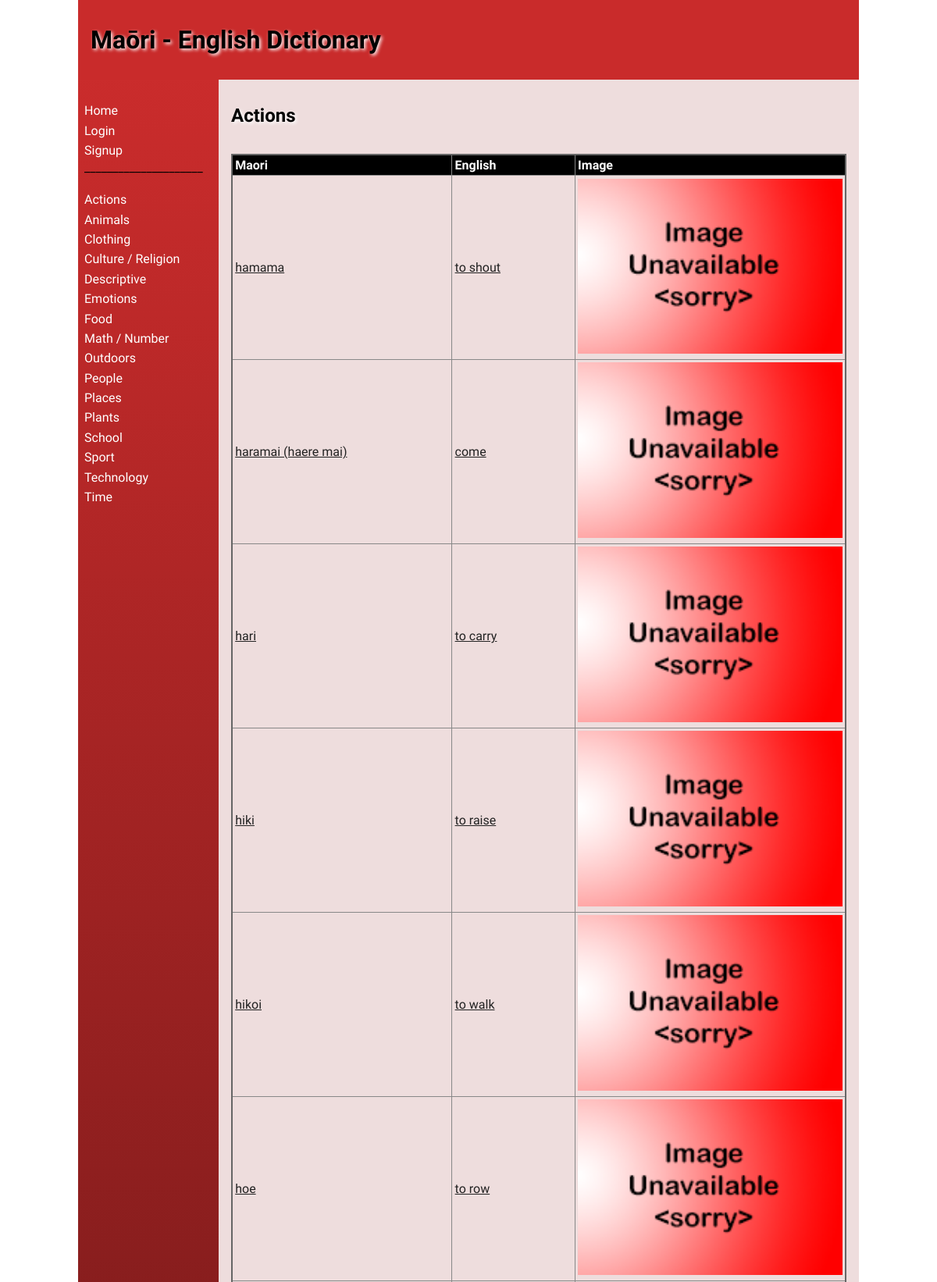
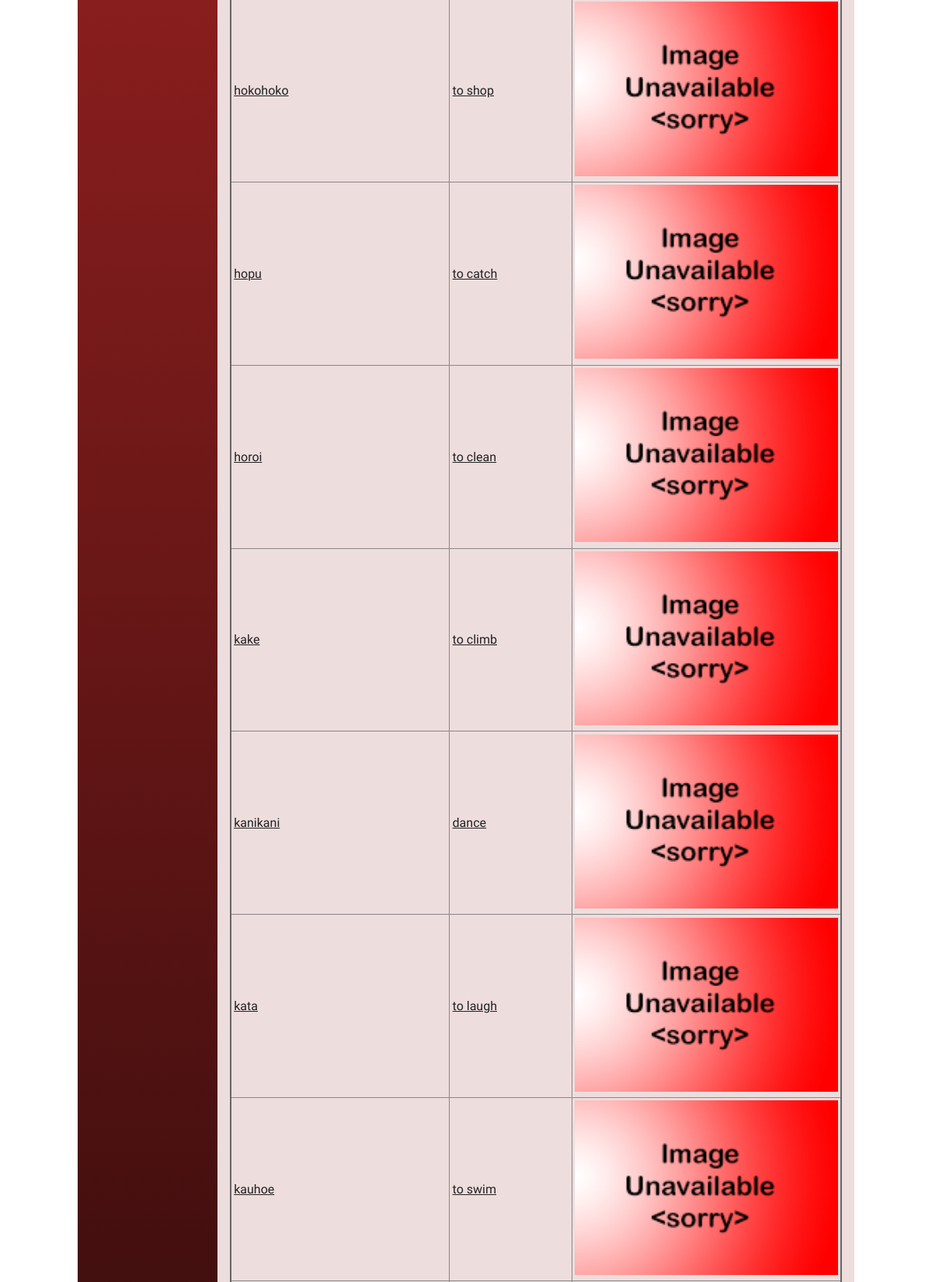
Page /category/1 (upper part) on the committed database (2 pictures, top to bottom).
### tables this page shows
CREATE TABLE "categories"
(
    id   INTEGER
        constraint categories_pk
            primary key autoincrement,
    name varchar(30)
);

CREATE TABLE "product"
(
    id          INTEGER
        constraint product_pk
            primary key autoincrement,
    maori       varchar(30),
    english     varchar(30),
    category_id INTEGER,
    description varchar(300),
    level       INTEGER,
    image       varchar(30),
    user_id     INTEGER
        references user,
    date_added  date
);

### app.py (the view)
@app.route('/category/<cat_id>')
def render_category_page(cat_id):
    con = create_connection(DATABASE)
    query = "SELECT * FROM categories WHERE id=?"
    cur = con.cursor()
    cur.execute(query, (cat_id,))
    cur_category = cur.fetchall()
    query = "SELECT * FROM product WHERE category_id=?"
    cur = con.cursor()  # You need this lin next
    cur.execute(query, (cat_id,))  # this line executes the query
    translation_list = cur.fetchall()  # puts the results into a list usable in python
    con.close()
    return render_template("category.html", logged_in=is_logged_in(),
                           user_data=user_id_conversion(session.get("user_id")), all_categories=get_categories(),
                           modify=edit(),
                           words_found=translation_list, cat_data=cur_category)

### app.py (called while the page is built)
def create_connection(db_file):
    try:
        connection = sqlite3.connect(db_file)
        return connection
    except Error as e:
        print(e)
    return None

def edit():
    if session.get("modify") == 1:
        print("Is a teacher")
        return True
    else:
        print("is not a teacher")
        return False

def get_categories():
    con = create_connection(DATABASE)
    query = "SELECT id, name FROM categories"
    cur = con.cursor()
    cur.execute(query)
    category_list = cur.fetchall()
    con.close()
    return category_list

def is_logged_in():
    if session.get('email') is None:
        print('not logged in')
        return False
    else:
        print('logged in')
        return True

def user_id_conversion(user_id):
    con = create_connection(DATABASE)
    query = "SELECT * FROM user where id=?"
    cur = con.cursor()
    cur.execute(query, (user_id, ))
    return_name = cur.fetchall()
    print(return_name)
    con.close()
    return return_name

### templates/category.html (shortened to what this page needs)
{% extends 'base.html' %}
{% block heading %}Maōri - English Dictionary{% endblock %}
{% block main %}
<div class="">
    <h2>{{ cat_data[0][1] }}</h2>
    <br>
    <table>
        <tr>
            <th>Maori</th>
            <th>English</th>
            <th>Image</th>
        </tr>
        {% for word in words_found %}
        <tr class="">
            <td><a href="\dictionary/{{ word[0] }}">{{ word[1] }}</a></td>
            <td><a href="\dictionary/{{ word[0] }}">{{ word[2] }}</a></td>
            <td><img src="/static/images/{{ word[6] }}"></td>
        </tr>
        {% endfor %}
    </table>
</div>
{% endblock %}

### templates/base.html (shortened to what this page needs)
<!doctype html>
<html lang="en">
<head>
    <link href="{{ url_for('static', filename='css/style.css') }}" rel="stylesheet">
</head>
<body>
<div id="container">
    <header>
        <h1>{% block heading %}Maori Dictionary{% endblock %}</h1>
    </header>
    <nav>
        <ul>
            <li><a href="\">Home</a></li>
            {% if not logged_in %}
                <li><a href="\login">Login</a></li>
                <li><a href="\signup">Signup</a></li>
            {% else %}
                <li><a href="\logout">Logout</a></li>
            {% endif %}
            <p4>_____________________</p4>
            <br>
            <br>
            {% for category in all_categories %}
            <li><a href="\category/{{ category[0] }}">{{ category[1] }}</a></li>
            {% endfor %}
        </ul>
    </nav>
    <main>
        {% block main%}{% endblock %}
    </main>
</div>
</body>
</html>

### static/css/style.css (style rules this page uses)
* { font-family: Comfortaa, sans-serif; margin: 0; padding: 0; box-sizing: border-box; }
#container { display: grid; grid-template-columns: 75px auto; grid-template-areas: 'nav header' 'main main' 'footer footer'; }
header { grid-area: header; background-color: rgba(193, 9, 9, 0.86); padding: 1rem; }
nav { grid-area: nav; }
main { grid-area: main; padding: 1rem; background-color: #edd; }
h1, h2, h3, h4 { padding: 1rem 0; font-family: 'Suez One', serif; color: #000; text-shadow: 2px 2px 4px #fff; }
a { color: #222; }
img { width: 100%; }
table { width: 100%; border: 2px solid #666; border-collapse: collapse; }
th, td { border: 1px solid #888; padding: 0.2rem; text-align: left; }
th { background-color: #000; color: #fff; }
@media only screen and (min-width: 768px) { #container { grid-template-columns: 180px auto; grid-template-areas: 'header header' 'nav main' 'footer footer'; } }
@media only screen and (min-width: 768px) { nav { background: linear-gradient(180deg, rgba(193, 9, 9, 0.86) 0%, rgba(0, 0, 0, 1) 50%, rgba(193, 9, 9, 0.86) 100%); padding: 0.5rem; } }
@media only screen and (min-width: 768px) { nav ul { list-style: none; } }
@media only screen and (min-width: 768px) { nav li { padding: 0.2rem 0; } }
@media only screen and (min-width: 768px) { nav a { color: #fff; text-decoration: none; } }
@media only screen and (min-width: 1000px) { #container { width: 1000px; margin: auto; } }

### rows in the picture
categories: name "Actions"
categories: name "Animals"
categories: name "Clothing"
categories: name "Culture / Religion"
categories: name "Descriptive"
categories: name "Emotions"
categories: name "Food"
categories: name "Math / Number"
categories: name "Outdoors"
categories: name "People"
categories: name "Places"
categories: name "Plants"
categories: name "School"
categories: name "Sport"
categories: name "Technology"
categories: name "Time"
product: maori "hamama", english "to shout", image (placeholder picture)
product: maori "haramai (haere mai)", english "come", image (placeholder picture)
product: maori "hari", english "to carry", image (placeholder picture)
product: maori "hiki", english "to raise", image (placeholder picture)
product: maori "hikoi", english "to walk", image (placeholder picture)
product: maori "hoe", english "to row", image (placeholder picture)
product: maori "hokohoko", english "to shop", image (placeholder picture)
product: maori "hopu", english "to catch", image (placeholder picture)
product: maori "horoi", english "to clean", image (placeholder picture)
product: maori "kake", english "to climb", image (placeholder picture)
product: maori "kanikani", english "dance", image (placeholder picture)
product: maori "kata", english "to laugh", image (placeholder picture)
product: maori "kauhoe", english "to swim", image (placeholder picture)
